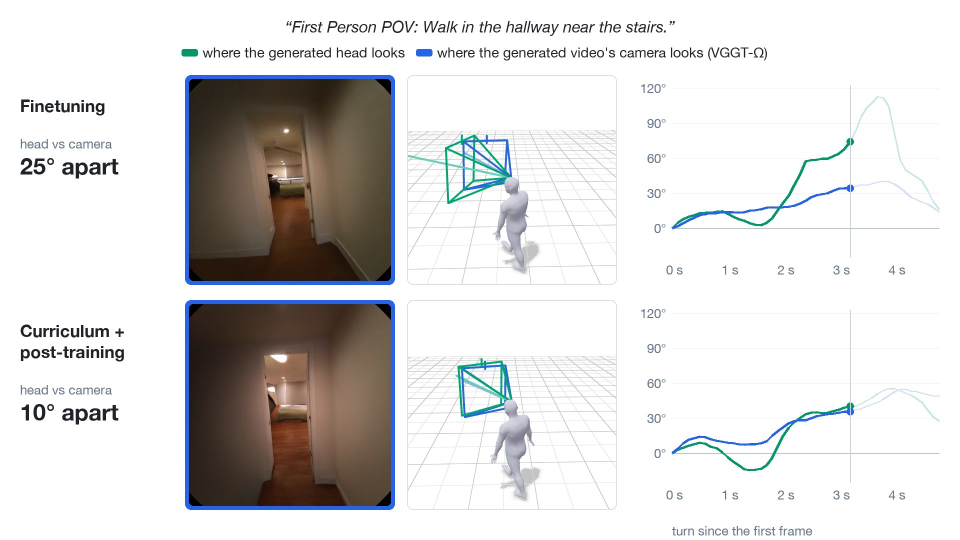
#> input picture media/misalignment/20231010_s1_cheryl_johnson_act2_xssrc8_00123.jpg, 1920 x 1080 px (shown at 1/2 size)
$ python -i make_post_figures.py   (imports and definitions only)
#> lines starting #> are read from the running program, lines starting #| are printed output that depends on the picture; after the words box and inside, x2 and y2 are one past the last pixel; in counts of white or black regions, pixels touching at a corner belong together
### sidecar_animation.py
"""The animation layered on the geometry sidecar figure (figures/arch_sidecar.svg): one update, played on a loop.

    from sidecar_animation import overlay; svg = svg.replace("</svg>", overlay() + "</svg>")

The layout constants are those of the thesis's figure-src/architecture-20261024/make_fig_sidecar.py, which draws the
static figure underneath; check_layout() compares them with that script's SVG. The animation uses SVG's own
animation elements (<animate>, <animateMotion>), so it plays inside an <img> without any script. Readers who ask for
reduced motion get make_post_figures.py's static copy (<name>_static.svg, a <picture> source on the page); the
overlay also hides itself under that media query when the SVG is opened on its own.

One loop, LOOP seconds, follows panel 2's timeline:
- 0-3 s: the rank's rollout runs (its box fills).
- 3-3.4 s: z_S and x_S go to the worker.
- The worker decodes and runs VGGT-Omega on the video while the motion goes through the CPF and R_cpf,cam, then
  scores L_geom, then backpropagates (dashed outlines) and sends L_geom, g_z, g_x back.
- 8.4 s: the rank re-runs step n from the inputs the rollout saved.
- 9.7 s: the optimizer step.
Meanwhile the rank trains on its four data microbatches. A playhead sweeps panel 2's time axis.
"""
import re

LOOP = 12.5
PALETTE = {"video": "#1d4ed8", "motion": "#047857", "joint": "#6d28d9", "neutral": "#475569", "grad": "#1e293b"}

# ---- make_fig_sidecar.py's layout ----------------------------------------------------------------------------------
W = 640
TOP, BOT = 32, 246
TX0, TX1 = 14, 216
WX0, WX1 = 290, 626
YR, YS, YP, BH = 98, 148, 216, 38
BX, BW = TX0 + 13, TX1 - TX0 - 26
ZW, MW, GAPT = 44, 40, 40
ZX = BX + (BW - ZW - GAPT - MW) / 2
MX = ZX + ZW + GAPT
FORK = WX0 + 12
YV, YM, CH = 110, 178, 32
B1, BWW = WX0 + 26, 90
B2 = B1 + BWW + 18
LX0, LW, LH = B2 + BWW + 16, 60, 44
LY = (YV + YM) / 2
LC = LX0 + LW / 2
XB = WX1 - 12
P2 = BOT + 18
RY, KY, LH2 = P2 + 54, P2 + 106, 30
X0 = 86
SEGMENTS = [("rollout", 146), *[(f"data {k}", 54) for k in range(1, 5)], ("re-run", 62), ("optimizer", None)]
X = {}
_x = X0
for _name, _w in SEGMENTS:
    _w = W - 14 - _x if _w is None else _w
    X[_name] = (_x, _x + _w)
    _x += _w + (8 if _name in ("rollout", "data 4", "re-run") else 4)
K0, K1 = X["rollout"][1] + 14, X["data 4"][0] + 30
TY = KY + LH2 / 2 + 14

# ---- the schedule (seconds) ---------------------------------------------------------------------------------------
LANE = {"rollout": (0.0, 3.0), "data 1": (3.3, 4.5), "data 2": (4.5, 5.7), "data 3": (5.7, 6.9), "data 4": (6.9, 8.1),
        "re-run": (8.4, 9.4), "optimizer": (9.7, 10.9)}


def x_to_t(x):
    """Panel 2's time axis: each lane box spans its LANE window, the gaps between boxes the time between windows."""
#> called with x = 246
    marks = [(X0, 0.0)]
    for name, (t0, t1) in LANE.items():
        marks += [(X[name][0], t0), (X[name][1], t1)]
    for (xa, ta), (xb, tb) in zip(marks, marks[1:]):
        if xa <= x <= xb:
            return ta + (tb - ta) * (x - xa) / (xb - xa) if xb > xa else ta
#> further down, picture is the input picture: PIL image 1920x1080 RGB; mean R, G, B 218.9, 218, 217.6
    raise ValueError(x)


T_SEND, T_WORK0, T_WORK1 = 3.0, x_to_t(K0), x_to_t(K1)     # request leaves; worker busy from K0 to K1 on the axis
T_BACK = T_WORK1 - 1.5                                      # backward pass starts
T_ARRIVE = LANE["re-run"][0]


# ---- SVG helpers --------------------------------------------------------------------------------------------------
# [48 lines left out: functions _frames, _animate, _visible, highlight, progress, packet, not called in this run]


def poly(*points):
    return "M " + " L ".join(f"{x:.2f} {y:.2f}" for x, y in points)


# ---- the animation ------------------------------------------------------------------------------------------------
# [64 lines left out: functions overlay, check_layout, not called in this run]

### make_post_figures.py
"""Render the thesis figures that the project page shows, from the thesis repo's figures/*.pdf (macOS, Quartz).

    python3 make_post_figures.py <thesis repo> <site repo>

Writes <site>/figures/<name>.jpg for figures with renders or photos in them, at a width of about twice the width the
page shows them at, and <name>.svg for the line drawings, so they stay sharp when the page is zoomed. The SVG is the
drawing's own source: the thesis's figure-src/architecture-20261024/make_fig_*.py output, which rsvg-convert also turns
into the thesis PDF (the two render identically), with its text outlined by rsvg-convert so no fonts are needed. Every
figure is cropped to its content, since the page shows it at the text column's width. Also writes
figures/thumbs/<example>.jpg, the thesis figures viewer's thumbnails: the 3D panel of each Section 4.4 figure
(figures/gallery/<example>.pdf), cropped to a square around its bodies.
"""
import json
import re
import subprocess
import sys
import tempfile
from pathlib import Path

import numpy as np
import Quartz
from PIL import Image

import sidecar_animation
import tasks_animation

THESIS, SITE = Path(sys.argv[1]), Path(sys.argv[2])
# name: (format, pixel width of the render that finds the content box)
FIGURES = {"arch_tasks": ("jpg", 2000), "data_example_kitchen_walk": ("jpg", 2000), "arch_block": ("svg", 1600),
           "arch_sidecar": ("svg", 2000)}
# The line drawings' scripts, in the thesis's figure-src/architecture-20261024 (arguments before the output path)
VECTOR = {"arch_block": ["make_fig_block.py", "shapes.json"], "arch_sidecar": ["make_fig_sidecar.py"]}
ANIMATED = {"arch_sidecar": sidecar_animation}   # sidecar_animation.py: one update, looping, over the static drawing
# A raster figure with an animated overlay (<name>_anim.svg, laid over the JPEG by the page): its drawing's script and
# inputs, which the overlay takes its frames and bodies from. The inputs are not in git (figure-src ignores JPEG and NPZ);
# they are backed up at s3://far-research-internal/antzhan/genvideomotion/thesis-site-scenes-20261030/tasks-figure-inputs/.
OVERLAID = {"arch_tasks": (tasks_animation, ["make_fig_tasks.py", "tasks-inputs/scene", "tasks-inputs/task_poses.npz"])}
# make_fig_tasks.py renders its bodies with matplotlib; these versions reproduce the thesis figure byte for byte
FIGURE_PYTHON = ["uv", "run", "--quiet", "--no-project", "--python", "3.11", "--with", "matplotlib==3.11.2",
                 "--with", "pillow==13.0.0", "--with", "numpy==2.4.6", "python"]


# [23 lines left out: function render, not called in this run]


def thumbnail(im, size=176):
    """The figure's 3D panel (below the frame strip, without its label and the caption), as a square around the bodies."""
#> called with size = 176
    rgb = np.asarray(im).astype(int)
    h, w, _ = rgb.shape
#> h = 1080; w = 1920
    ink = rgb.min(axis=2) < 200                                # bodies and points; not the light grid or the page
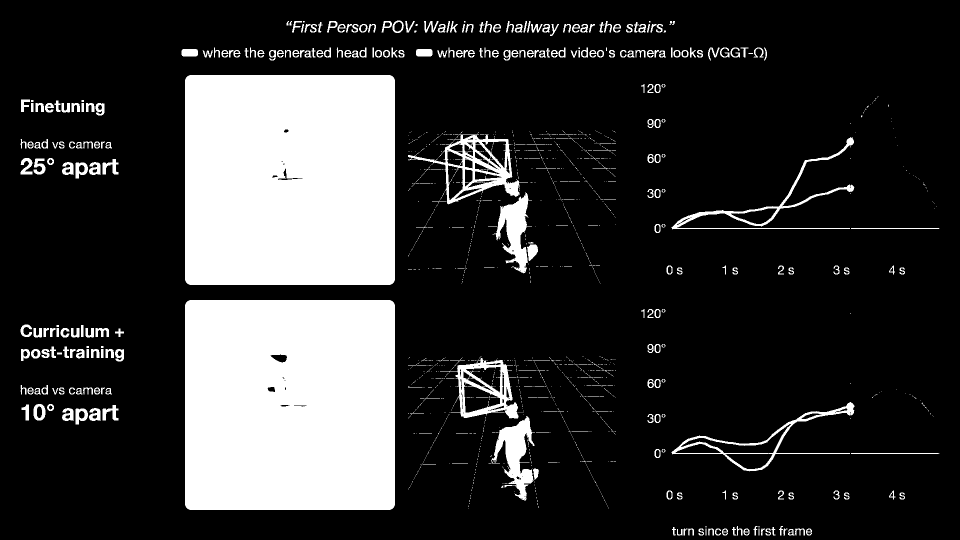
#> ink: shape (1080, 1920) bool (shown at 1/2 size); 20.5% white; 1558 white regions (1242 under 20 px), largest, box (x1, y1, x2, y2) and area: (370, 150, 790, 570) 176013, (370, 600, 790, 1020) 175721, (816, 268, 1056, 409) 8147
    top = int(0.37 * h)                                        # below the frames and their time labels
#> top = 399
    ink[:top] = False
    ink[top:top + int(0.05 * h), :int(0.32 * w)] = False      # the panel label ("Generated motion", "Input motion ...")
    ink[int(0.925 * h):] = False                               # the caption (one or two lines)
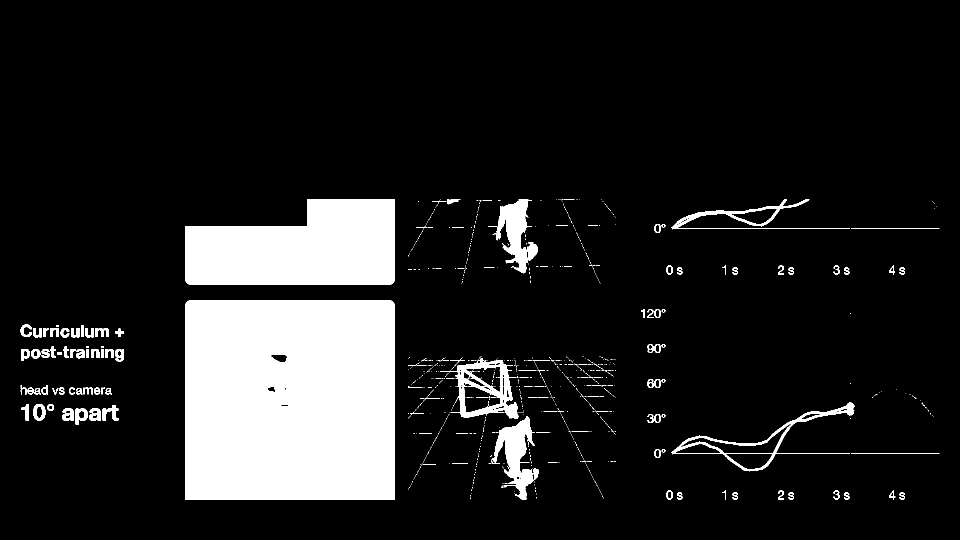
#> ink: shape (1080, 1920) bool (shown at 1/2 size); 12.8% white; 940 white regions (818 under 20 px), largest, box (x1, y1, x2, y2) and area: (370, 600, 790, 999) 166969, (370, 399, 790, 570) 58576, (982, 832, 1070, 999) 6232
    ys, xs = np.nonzero(ink)
    x0, x1, y0, y1 = xs.min(), xs.max() + 1, ys.min(), ys.max() + 1
#> x0 = 41; x1 = 1879; y0 = 399; y1 = 999
    hsv = np.asarray(im.convert("HSV")).astype(int)            # hue 0-255
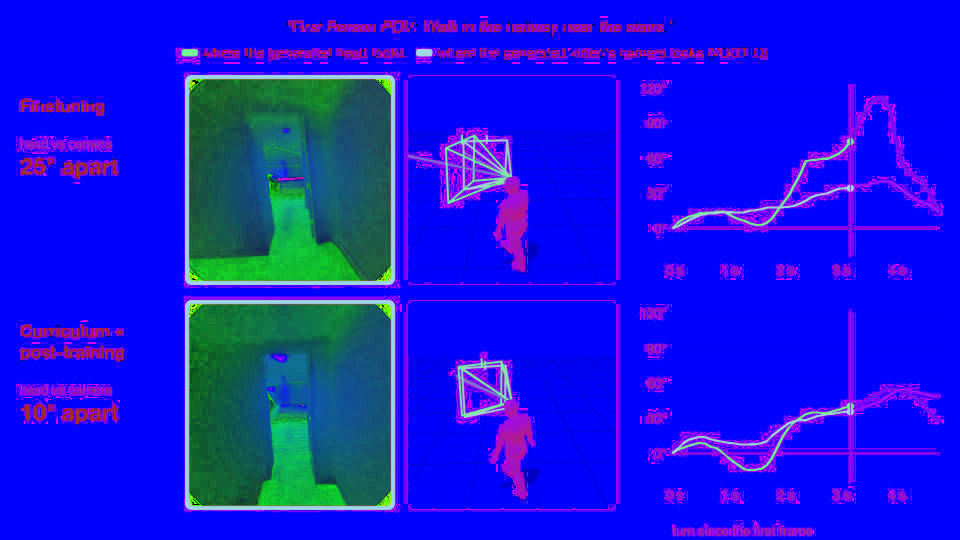
#> hsv: shape (1080, 1920, 3) int64 (shown at 1/2 size); mean R, G, B 21.7, 22.2, 223.1
    hue, sat, val = hsv[..., 0] * 360 / 255, hsv[..., 1] / 255, hsv[..., 2] / 255
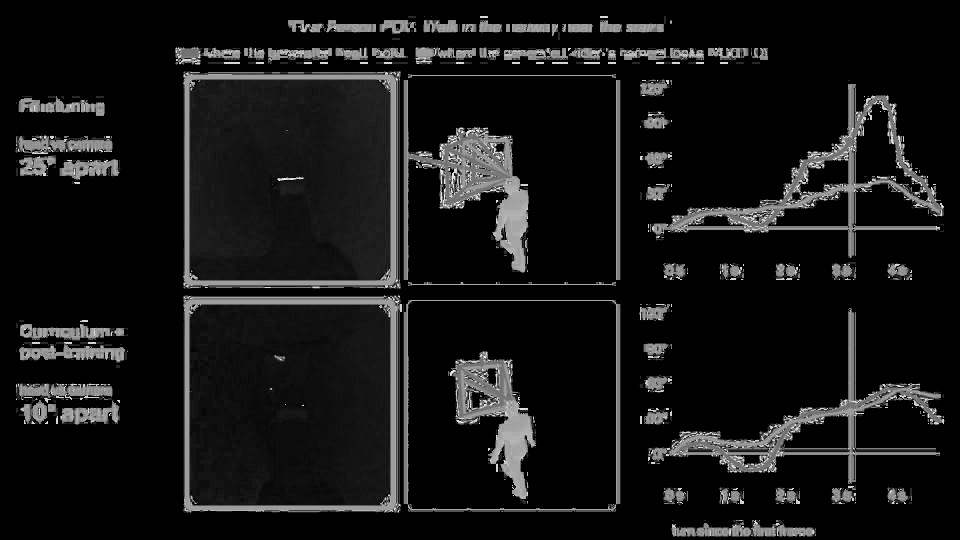
#> hue: shape (1080, 1920) float64 (shown at 1/2 size); min 0, max 357.2, mean 30.6; drawn with min black and max white
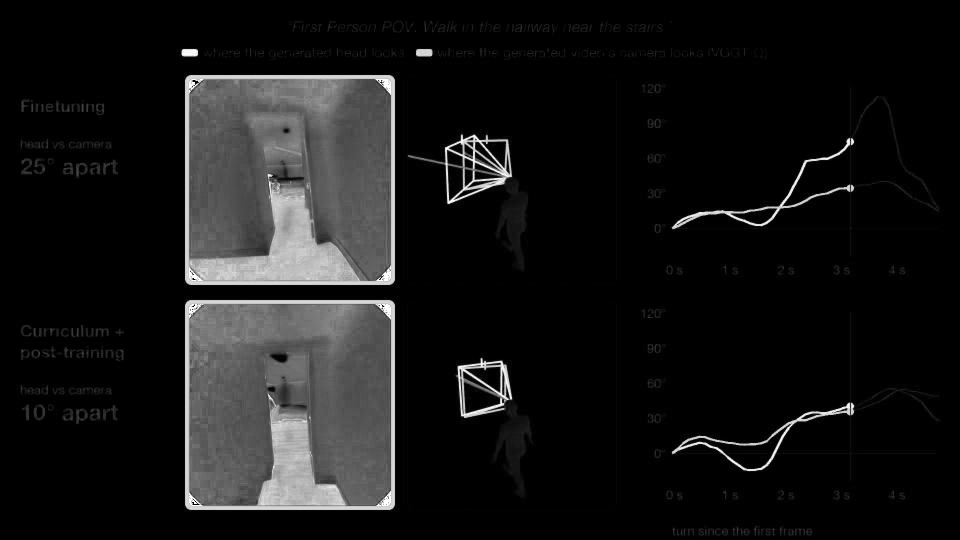
#> sat: shape (1080, 1920) float64 (shown at 1/2 size); min 0, max 1, mean 0.0872
    body = ink & (hue > 130) & (hue < 300) & (sat > 0.4) & (val > 0.3)   # the green-to-purple bodies
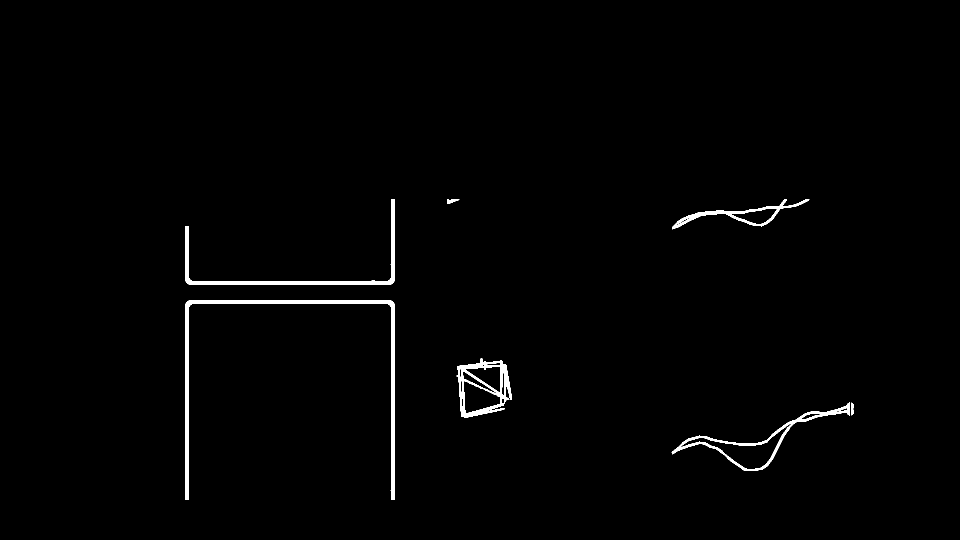
#> body: shape (1080, 1920) bool (shown at 1/2 size); 1.2% white; 7 white regions, largest, box (x1, y1, x2, y2) and area: (370, 600, 790, 999) 9584, (370, 399, 790, 570) 5510, (913, 716, 1024, 836) 4129
    bx = np.nonzero(body)[1]
    cx = float(np.median(bx)) if len(bx) > 200 else (x0 + x1) / 2
#> cx = 785
    side = max(y1 - y0, min(x1 - x0, 1.2 * (y1 - y0))) * 1.04 # a wide panel is cut to a near-square around the bodies
#> side = 748.8
    cx = min(max(cx, x0 + side / 2), x1 - side / 2) if x1 - x0 > side else (x0 + x1) / 2
    cy = (y0 + y1) / 2
#> cy = 699
    box = (int(cx - side / 2), int(cy - side / 2), int(cx + side / 2), int(cy + side / 2))
#> box = (410, 324, 1159, 1073)
    canvas = Image.new("RGB", (box[2] - box[0], box[3] - box[1]), "white")
#> canvas: PIL image 749x749 RGB; every value is 255
    inside = (max(box[0], x0), max(box[1], y0), min(box[2], x1), min(box[3], y1))  # never past the panel
#> inside = (410, 399, 1159, 999)
    canvas.paste(im.crop(inside), (inside[0] - box[0], inside[1] - box[1]))
    return canvas.resize((size, size), Image.LANCZOS)
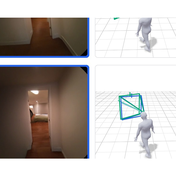
#> returned value: PIL image 176x176 RGB; mean R, G, B 184.5, 178.8, 176.1


# [1 line not run here, left out]
# [5 lines left out: function content_box, not called in this run]


# A shape's own opacity becomes stroke and fill opacity before outlining. rsvg-convert writes opacity as a group with a
# mask, and browsers drop a mask on a zero-width shape such as a vertical line, which hid the tensors' stripes in Chrome.
# For a single shape the two are the same up to where its fill and stroke overlap (6 of 2.7M pixels differ).
SHAPE_OPACITY = re.compile(r'<(line|rect|path|circle|ellipse|polygon|polyline)\b([^>]*?) opacity="([\d.]+)"')


# [22 lines left out: function vector, not called in this run]


# [31 lines not run here, left out]

>>> from PIL import Image
>>> picture = Image.open('media/misalignment/20231010_s1_cheryl_johnson_act2_xssrc8_00123.jpg')
>>> result = thumbnail(picture)

$ run again, on media/misalignment/20230907_s0_margaret_mccormick_act1_rwed0h_00169.jpg
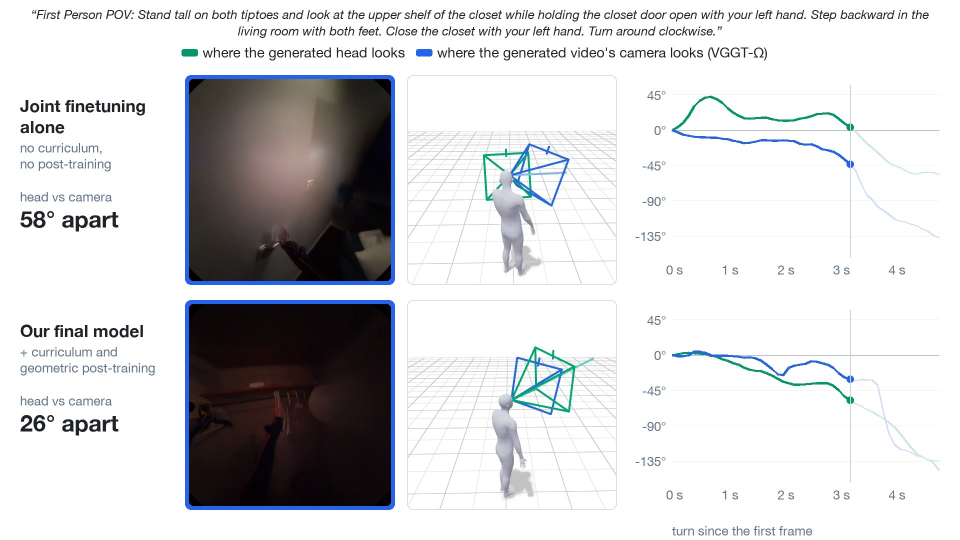
#> input picture media/misalignment/20230907_s0_margaret_mccormick_act1_rwed0h_00169.jpg, 1920 x 1080 px (shown at 1/2 size)
#> picture is the input picture: PIL image 1920x1080 RGB; mean R, G, B 211.6, 212, 213.8
#> in thumbnail, `ink[int(0.925 * h):] = False`:
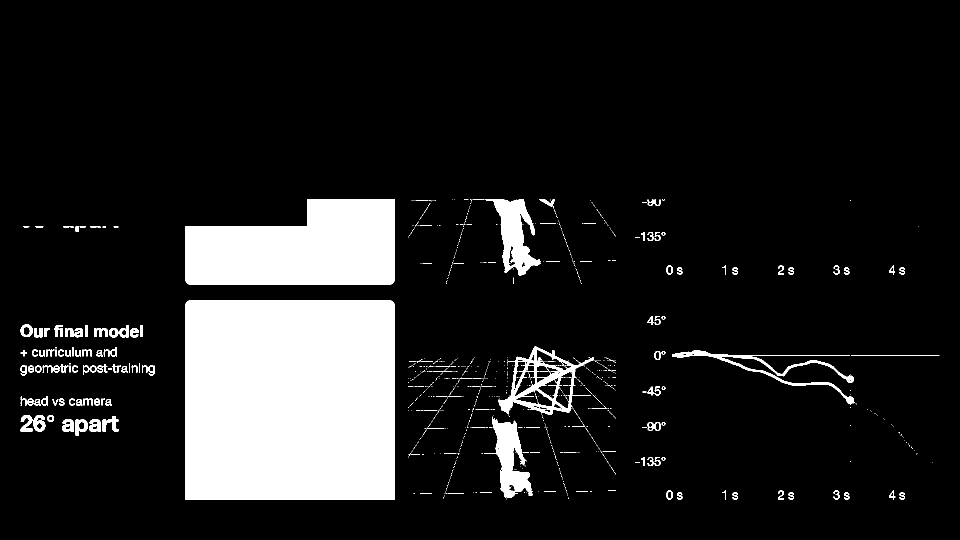
#> ink: shape (1080, 1920) bool (shown at 1/2 size); 12.9% white; 948 white regions (789 under 20 px), largest, box (x1, y1, x2, y2) and area: (370, 600, 790, 999) 167512, (370, 399, 790, 570) 58576, (969, 399, 1082, 552) 7181
#> x0 = 41; x1 = 1879; y0 = 399; y1 = 999
#> body: shape (1080, 1920) bool; 1.1% white; 8 white regions, largest, box (x1, y1, x2, y2) and area: (370, 600, 790, 999) 9583, (370, 399, 790, 570) 5507, (1022, 693, 1186, 830) 4723
#> cx = 784
#> side = 748.8
#> cy = 699
#> box = (409, 324, 1158, 1073)
#> inside = (409, 399, 1158, 999)
#> in thumbnail, `return canvas.resize((size, size), Image.LANCZOS)`:
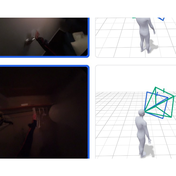
#> returned value: PIL image 176x176 RGB; mean R, G, B 161.9, 160.7, 163.4
